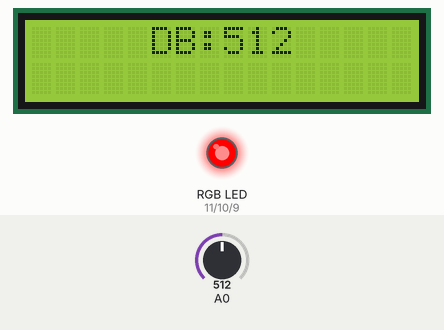
The sketch below on a simulated Arduino Uno, built with avr-gcc and run on an emulated ATmega328P. Parts: 16×2 character LCD, an RGB LED mixed from three pins (HIGH = lit). The test bench sets the inputs (shaded band); at power-on: A0 = 512. What the sketch prints to the serial monitor is not drawn.

Above: at 1.2 s.
1.3 s: A0 set to 137
At 2.2 s:
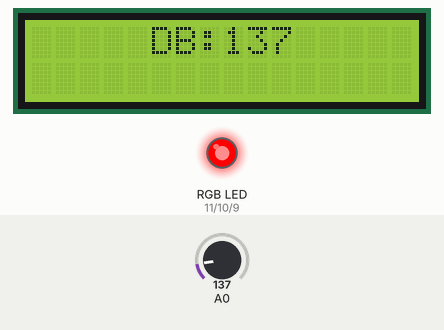
2.9 s: A0 set to 124
At 4.4 s:
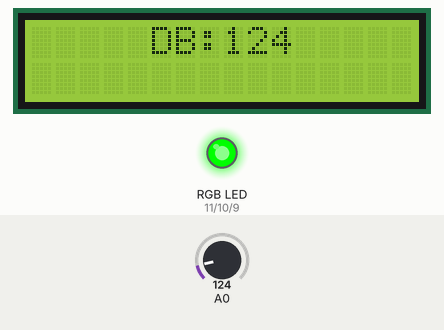
4.7 s: A0 set to 105
At 5.4 s:
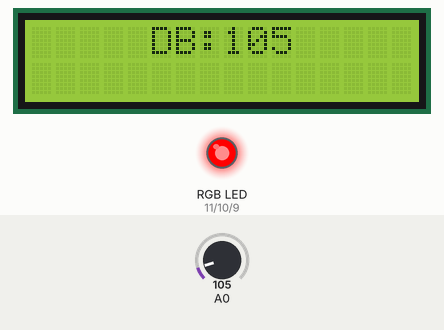
Timing chart, 0 to 7.7 s (numbered marks = the images above; inputs shaded):
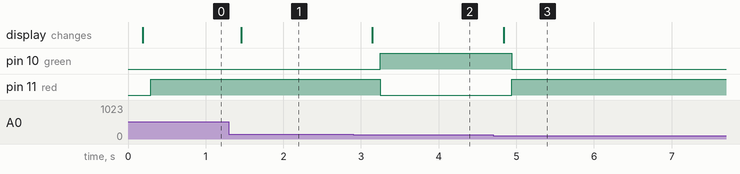

Measured:
- the behaviour switches between 125 and 124 on A0 (found by bisection; images 1 and 2)
- after the input at 1.3 s, the display: changes after 0.16 s (image 1)
- after the input at 2.9 s, pin 10 (green): LOW → HIGH after 0.35 s; pin 11 (red): HIGH → LOW after 0.35 s; the display: changes after 0.25 s (image 2)
- after the input at 4.7 s, pin 10 (green): HIGH → LOW after 0.24 s; pin 11 (red): LOW → HIGH after 0.24 s; the display: changes after 0.14 s (image 3)

The sketch:

arduino_test1.ino
```cpp
//아두이노(C언어) 코딩할 때는 python과 다르게 뒤에 세미콜론(;)을 써줘야함 - 안 쓸 경우 컴파일 에러 발생할 수 있음
int green=10; //RGB LED 초록 색을 회로상 10번에 연결
int blue=9; //RGB LED 파란 색을 회로상 9번에 연결
int red=11; //RGB LED 빨간 색을 회로상 11번에 연결
#include <Wire.h>  //헤더파일
#include <LiquidCrystal_I2C.h> //헤더파일
LiquidCrystal_I2C lcd(0x27, 16, 2); //자신이 사용하는 lcd 디스플레이 모듈이 어떤 것인지 알려주는 것


void setup() { //기본적인 설정(python과 다르게 콜론(:)을 쓰는 게 아니라 중괄호({})를 사용함)
  Serial.begin(9600);  //통신 속도를 맞춰주기 위해 9600으로 설정
  pinMode(red, OUTPUT); //회로상 11번에 연결해놓은 빨간 색 RGB LED 핀을 OUTPUT으로 설정
  pinMode(green, OUTPUT); //위와 동일
  pinMode(blue, OUTPUT); //위와 동일
  lcd.init(); //lcd 초기화
  lcd.backlight(); //lcd 백라이트를 켜는 것
  lcd.clear(); //lcd의 모든 내용 지우고 커서 위치 (0,0)으로 옮기는 것
}

void loop() { //밑 과정을 반복시키기 위해 사용
  int a = analogRead(A0); //회로상 A0에 연결된 소리 센서의 측정값을 받아들이기 위해 변수 a를 선언하고 측정값을 a에 할당(변수 초기화와 값 할당을 동시에 하는 것)

  delay(100); //100ms 동안 기다림

  lcd.clear();  //lcd의 모든 내용 지우고 커서 위치 (0,0)으로 옮기는 것
  lcd.setCursor(5, 0);  //커서 위치 (5,0)으로 설정
  lcd.print("DB:"); //lcd에 ""안에 있는 문자열 출력
  lcd.print(a); //lcd에 위에서 선언한 변수 a 출력
  lcd.println("           ");  //공백을 위해서 출력 (println은 해당 값을 출력하고 한 줄 띄어서 다시 시작하는 거 - 엔터 치는 거라고 생각)
  lcd.setCursor(5,1); //커서 위치를 (5,1)로 설정
  delay(100); // 100ms 동안 기다림


  if (a>115 and a<125) { //if문 - 위에서 선언한 변수 a의 값이 115와 125 사이라면(python과 다른 점은 python은 괄호를 사용하지 않지만 아두이노 코딩에서는 사용해야함)
    digitalWrite(red,0); //위 조건에 부합할 경우 RGB LED에서 빨간 색이 나오지 않게 함
    digitalWrite(green,120); //위 조건에 부합할 경우 RGB LED에서 초록 색이 나오게 함
    digitalWrite(blue,0); //위 조건에 부합할 경우 RGB LED에서 파란 색이 나오지 않게 함
    delay(100);
  }


  else  { //if 문의 조건을 제외한 모든 다른 경우라면
    digitalWrite(red,120); //위 조건에 부합할 경우 RGB LED에서 빨간 색이 나오게 함
    digitalWrite(green,0); //위 조건에 부합할 경우 RGB LED에서 초록 색이 나오지 않게 함
    digitalWrite(blue,0); //위 조건에 부합할 경우 RGB LED에서 파란 색이 나오지 않게 함
    delay(100); //100ms 동안 기다림
  }
  Serial.print(" DB:"); //터미널에 ""안에 있는 문자열 출력
  Serial.println(a); //터미널에 위에서 선언한 변수 a값 출력
  delay(100); //100ms 동안 기다림
}
```
